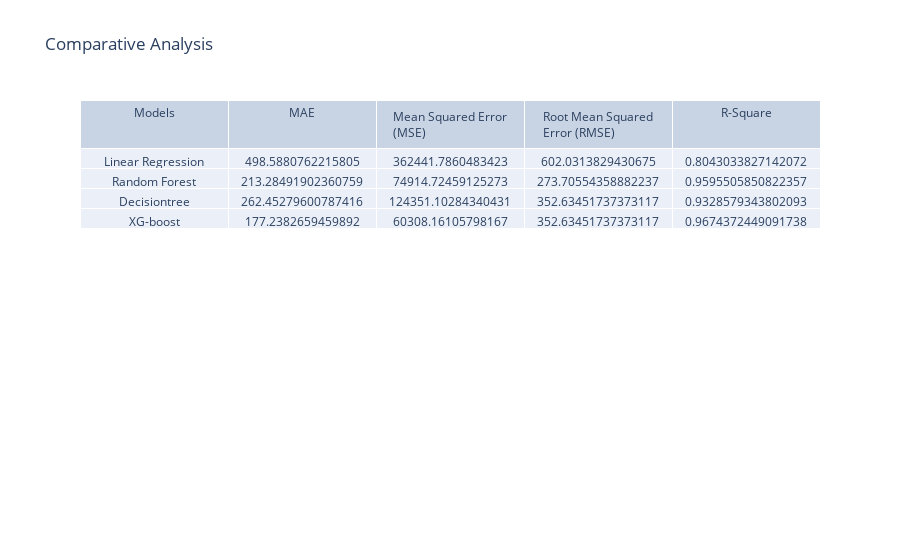

The code cell stored with this chart in its notebook:
### Markdown cell above
## Model Comparition

### Code cell
import plotly.graph_objects as go

# Example data
data = [
    ["Linear Regression", mae_linear, mse_linear, rmse_linear, rsq_linear],
    ["Random Forest", mae_rf, mse_rf, rmse_rf, rsq_rf],  # Replace None with the actual value
    ["Decisiontree", mae_dt, mse_dt, rmse_dt, rsq_dt],
    ["XG-boost", mae_xgb, mse_xgb, rmse_xgb, rsq_xgb],   # Replace None with the actual value
]

# Table headers
headers = ["Models", "MAE","Mean Squared Error (MSE)", "Root Mean Squared Error (RMSE)", "R-Square"]

# Create a trace for the table
trace = go.Table(
    header=dict(values=headers),
    cells=dict(values=list(zip(*data)))
)

# Create a layout
layout = go.Layout(title="Comparative Analysis")

# Create a figure
fig = go.Figure(data=[trace], layout=layout)

# Show the figure
fig.show()

### Figure 1 — Plotly figure (JSON) as saved in the notebook; plotly's stock layout.template omitted (floating-point values rounded to 4 significant figures)
{"data": [{"cells": {"values": [["Linear Regression", "Random Forest", "Decisiontree", "XG-boost"], [498.6, 213.3, 262.5, 177.2], [362400.0, 74910.0, 124400.0, 60310.0], [602.0, 273.7, 352.6, 352.6], [0.8043, 0.9596, 0.9329, 0.9674]]}, "header": {"values": ["Models", "MAE", "Mean Squared Error (MSE)", "Root Mean Squared Error (RMSE)", "R-Square"]}, "type": "table"}], "layout": {"title": {"text": "Comparative Analysis"}}}
